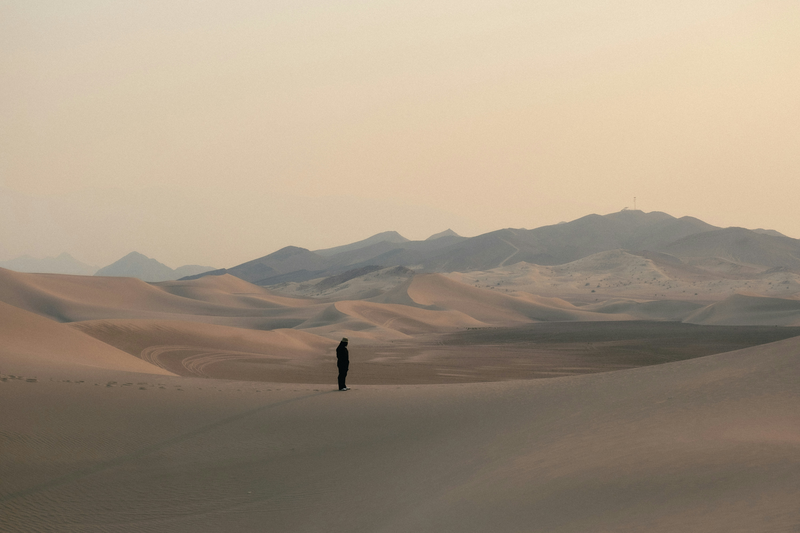
#> input picture tests/data/person_desert.png, 800 x 533 px, found by its file name
$ python make_latex_figures.py
#> lines starting #> are read from the running program, lines starting #| are printed output that depends on the picture; after the words box and inside, x2 and y2 are one past the last pixel; in counts of white or black regions, pixels touching at a corner belong together
"""Make the comparison images used by docs/latex/slides.tex.

Inputs : tests/data/person_desert.png (800 x 533) and the seam-carved output of our own program
         (docs/latex/figures/carved.png, made with `seam_carving --mode opt --width 560`).
Outputs: docs/latex/figures/{original,scaled,cropped,seams}.png

The red seams in seams.png are computed here with a small NumPy re-implementation of the same rules as
src/seam_seq.cpp (e1 energy with clamped central differences, DP, smallest column wins on ties). It is
for illustration only; the C++ program is the reference.

Run inside the ttss-dev container:  python3 scripts/make_latex_figures.py
"""
import os

import numpy as np
from PIL import Image

SRC = "tests/data/person_desert.png"
OUT = "docs/latex/figures"
TARGET_W = 560
N_SEAMS = 30


def energy(g):
    gp = np.pad(g, 1, mode="edge")
    dx = np.abs(gp[1:-1, 2:] - gp[1:-1, :-2])
    dy = np.abs(gp[2:, 1:-1] - gp[:-2, 1:-1])
    return dx + dy


def find_seam(e):
    h, w = e.shape
    m = e.copy()
    big = np.iinfo(np.int64).max // 4
    for y in range(1, h):
        prev = m[y - 1]
        left = np.concatenate(([big], prev[:-1]))
        right = np.concatenate((prev[1:], [big]))
        m[y] += np.minimum(np.minimum(left, prev), right)
    seam = np.empty(h, dtype=np.int64)
    seam[-1] = int(np.argmin(m[-1]))  # argmin returns the first (smallest) column on ties
    for y in range(h - 1, 0, -1):
        x = seam[y]
        # candidates x-1, x, x+1 inside the image; smallest M wins, ties -> smallest column
        cands = [c for c in (x - 1, x, x + 1) if 0 <= c < w]
        seam[y - 1] = min(cands, key=lambda c: (m[y - 1, c], c))
    return seam


def main():
    os.makedirs(OUT, exist_ok=True)
    img = Image.open(SRC).convert("RGB")
#> img is the input picture: PIL image 800x533 RGB; mean R, G, B 163, 148.4, 129.6
    w, h = img.size
#> w = 800; h = 533
    img.save(f"{OUT}/original.png")
    img.resize((TARGET_W, h), Image.LANCZOS).save(f"{OUT}/scaled.png")
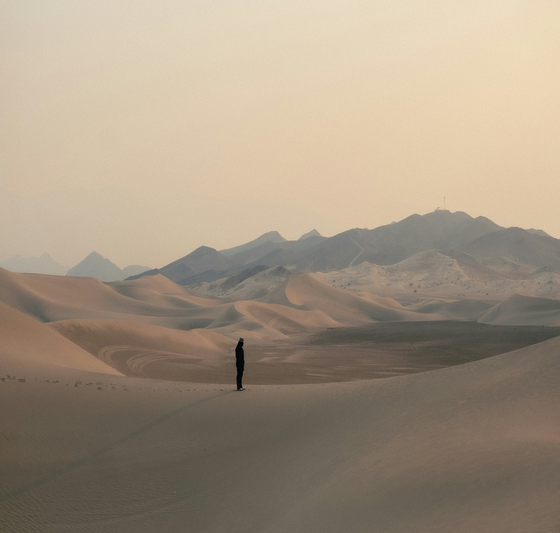
#> saved as scaled.png: PIL image 560x533 RGB; mean R, G, B 163, 148.4, 129.6
    left = (w - TARGET_W) // 2
#> left = 120
    img.crop((left, 0, left + TARGET_W, h)).save(f"{OUT}/cropped.png")
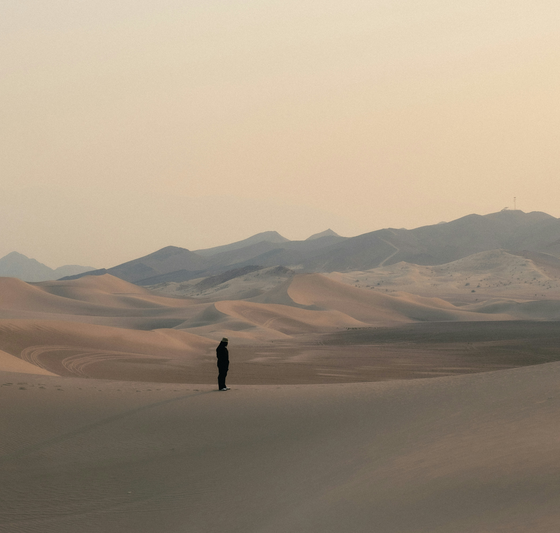
#> saved as cropped.png: PIL image 560x533 RGB; mean R, G, B 162.9, 148.6, 130

    # gray as in OpenCV BGR2GRAY (rounded), integer energy
    rgb = np.asarray(img).astype(np.int64)
    gray = (rgb[..., 0] * 0.299 + rgb[..., 1] * 0.587 + rgb[..., 2] * 0.114 + 0.5).astype(np.int64)
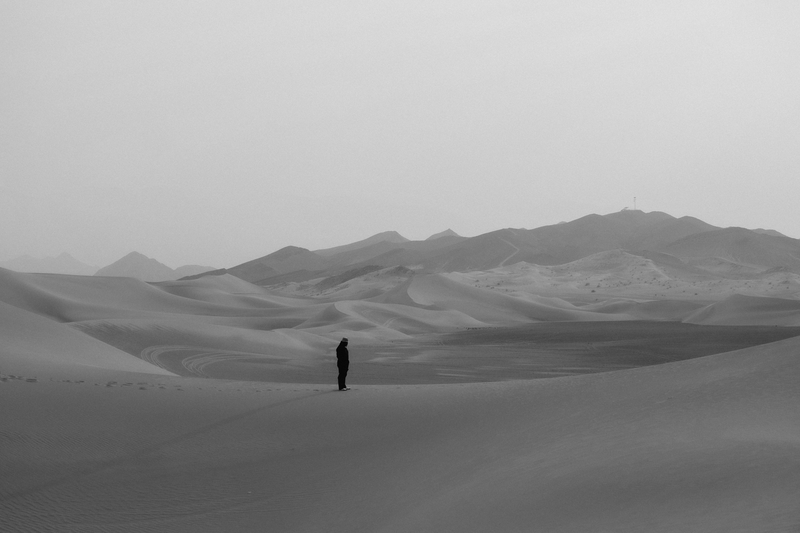
#> gray: shape (533, 800) int64; min 0, max 226, mean 150.5

    # track original column of every remaining pixel to draw seams on the original image
    cols = np.tile(np.arange(w), (h, 1))
    overlay = rgb.copy()
    g = gray.copy()
    for _ in range(N_SEAMS):
        s = find_seam(energy(g))
        rows = np.arange(h)
        overlay[rows, cols[rows, s]] = (230, 30, 30)
        keep = np.ones_like(g, dtype=bool)
        keep[rows, s] = False
        g = g[keep].reshape(h, -1)
        cols = cols[keep].reshape(h, -1)
#> this loop made 30 passes
#> w in find_seam on passes 1 to 12: 800, 799, 798, 797, 796, 795, 794, 793, 792, 791, 790, 789
#> pass 1, in energy, `dx = np.abs(gp[1:-1, 2:] - gp[1:-1, :-2])`:
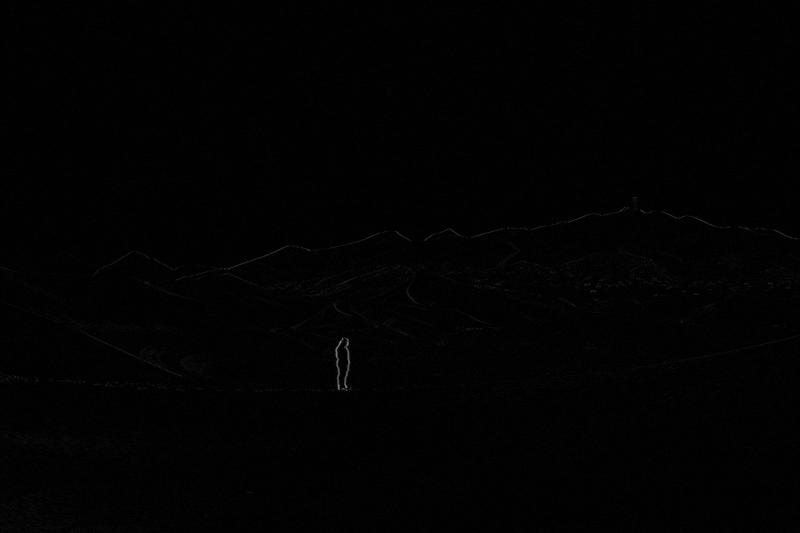
#> dx: shape (533, 800) int64; min 0, max 140, mean 1.8
#> after the loop:
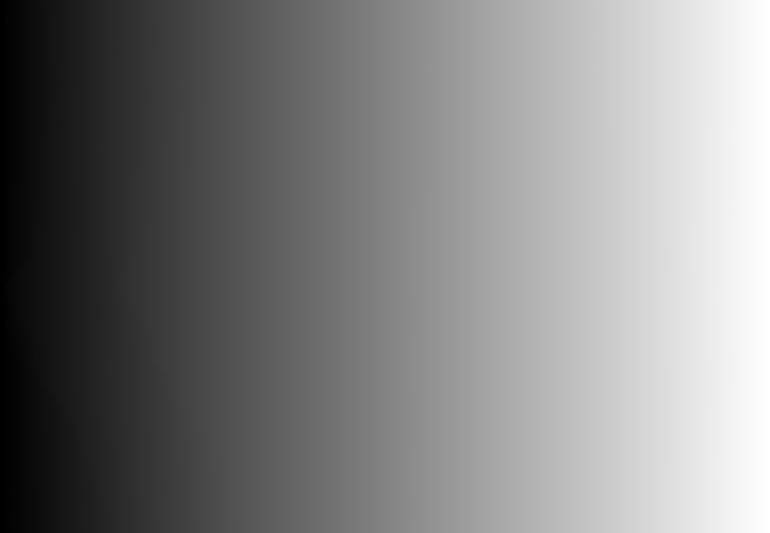
#> cols: shape (533, 770) int64; min 0, max 799, mean 408.5; drawn with min black and max white
#> after the loop:
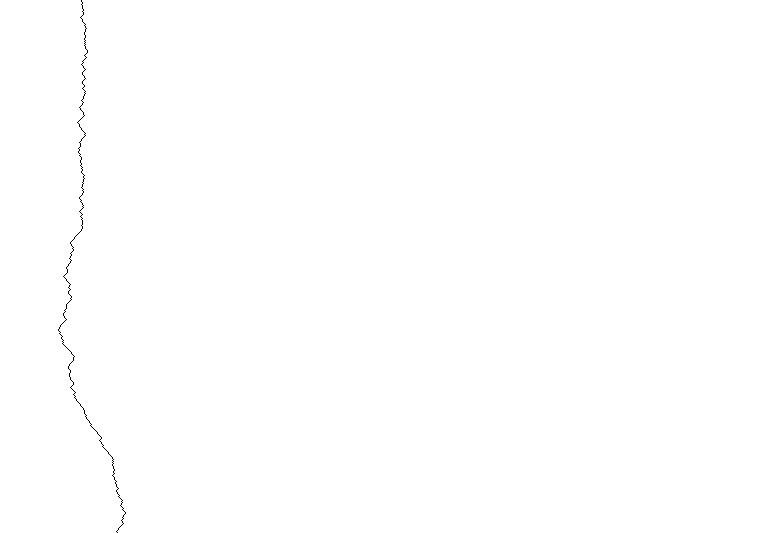
#> keep: shape (533, 771) bool; 99.9% white; black in thin lines or dots, all inside (x1, y1, x2, y2) = (58, 0, 126, 533)
#> after the loop:
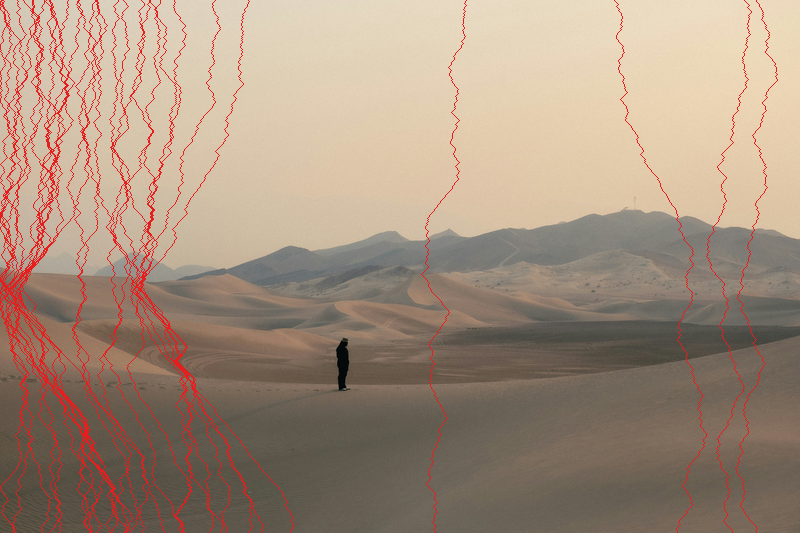
#> overlay: shape (533, 800, 3) int64; mean R, G, B 165.6, 144, 125.9
    Image.fromarray(overlay.astype(np.uint8)).save(f"{OUT}/seams.png")
    print("written:", sorted(os.listdir(OUT)))


if __name__ == "__main__":
    main()

$ run again, with tests/data/boat_sea.png copied over tests/data/person_desert.png
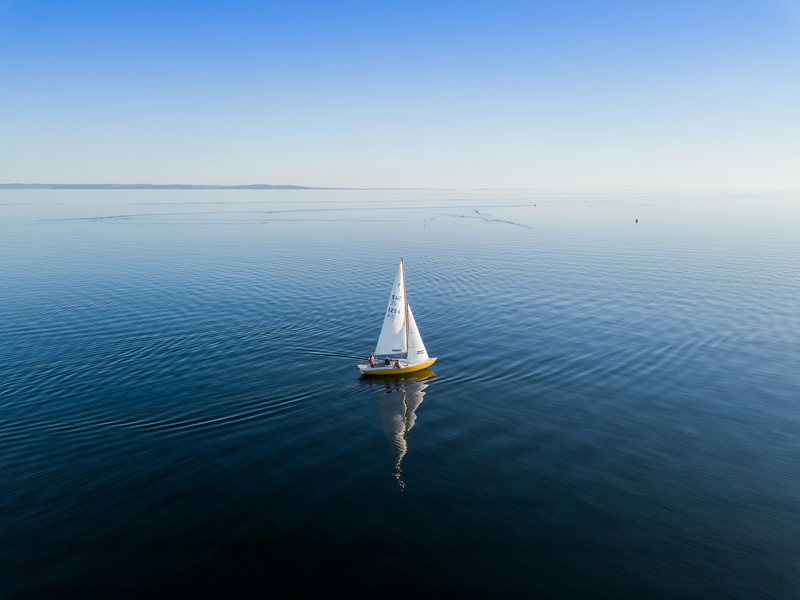
#> input picture tests/data/boat_sea.png, 800 x 600 px, found by its file name
#> in main, img is the input picture: PIL image 800x600 RGB; mean R, G, B 96.2, 126.1, 150.3
#> the loop in main, `for _ in range(N_SEAMS):` made 30 passes
#> w in find_seam on passes 1 to 8: 800, 799, 798, 797, 796, 795, 794, 793
#> after the loop in main, `for _ in range(N_SEAMS):`:
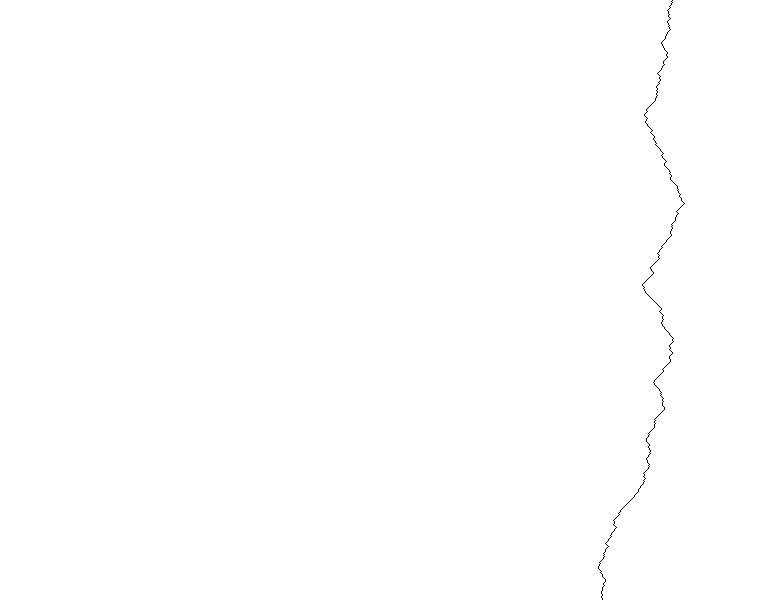
#> keep: shape (600, 771) bool; 99.9% white; black in thin lines or dots, all inside (x1, y1, x2, y2) = (598, 0, 685, 600)
#> after the loop in main, `for _ in range(N_SEAMS):`:
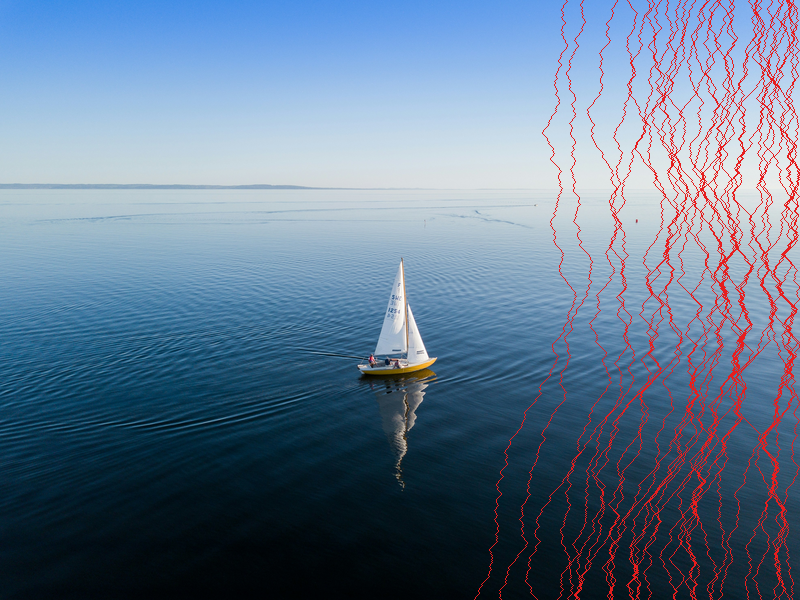
#> overlay: shape (600, 800, 3) int64; mean R, G, B 100.4, 121.8, 145.2

$ run again, with tests/data/building_windows.png copied over tests/data/person_desert.png
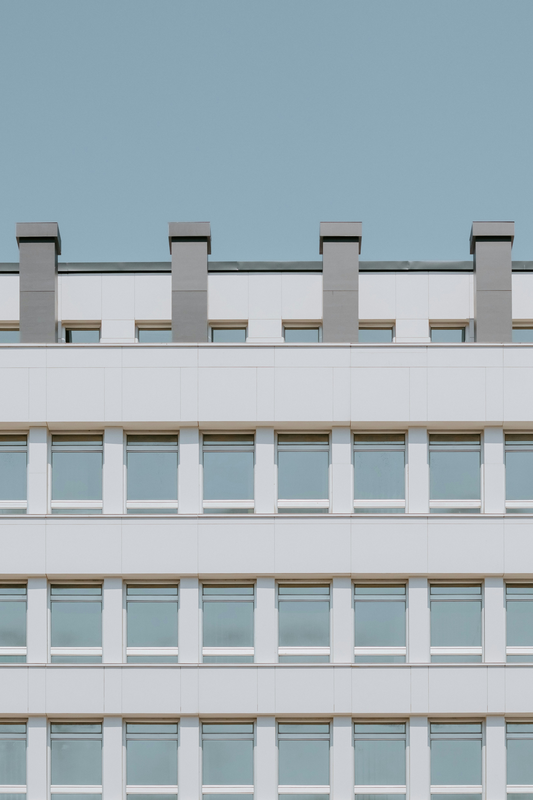
#> input picture tests/data/building_windows.png, 533 x 800 px, found by its file name
#> in main, img is the input picture: PIL image 533x800 RGB; mean R, G, B 163, 175.8, 182.1
#> the loop in main, `for _ in range(N_SEAMS):` made 30 passes
#> w in find_seam on passes 1 to 8: 533, 532, 531, 530, 529, 528, 527, 526
#> after the loop in main, `for _ in range(N_SEAMS):`:
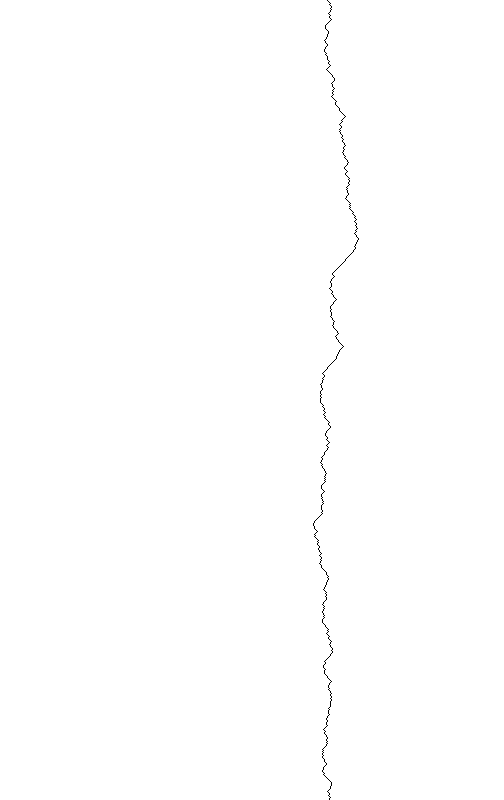
#> keep: shape (800, 504) bool; 99.8% white; black in thin lines or dots, all inside (x1, y1, x2, y2) = (313, 0, 359, 800)
#> after the loop in main, `for _ in range(N_SEAMS):`:
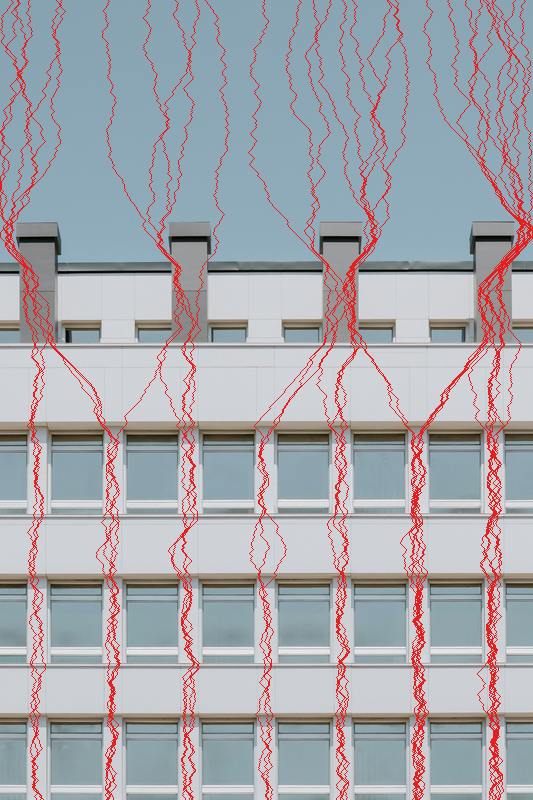
#> overlay: shape (800, 533, 3) int64; mean R, G, B 166.1, 167, 173

$ run again, with tests/data/face_portrait.png copied over tests/data/person_desert.png
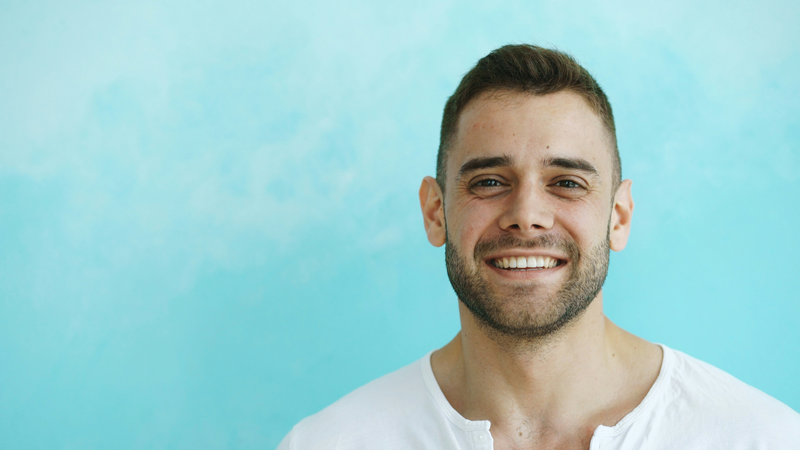
#> input picture tests/data/face_portrait.png, 800 x 450 px, found by its file name
#> in main, img is the input picture: PIL image 800x450 RGB; mean R, G, B 159.2, 205.6, 206
#> the loop in main, `for _ in range(N_SEAMS):` made 30 passes
#> w in find_seam on passes 1 to 8: 800, 799, 798, 797, 796, 795, 794, 793
#> after the loop in main, `for _ in range(N_SEAMS):`:
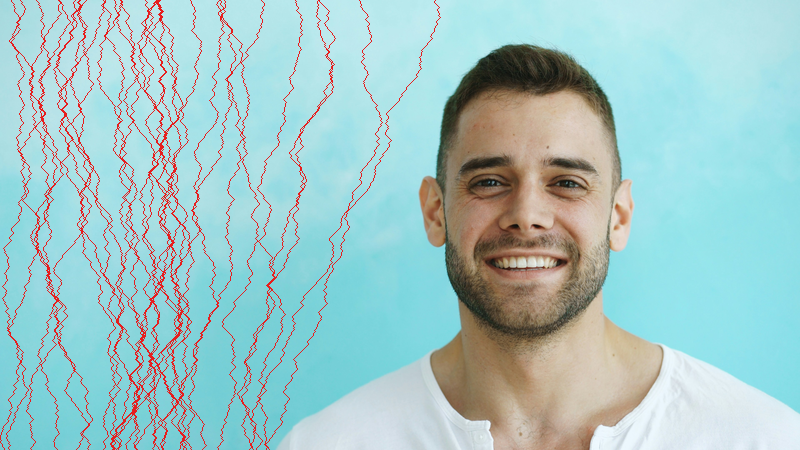
#> overlay: shape (450, 800, 3) int64; mean R, G, B 162.1, 198.5, 198.7
